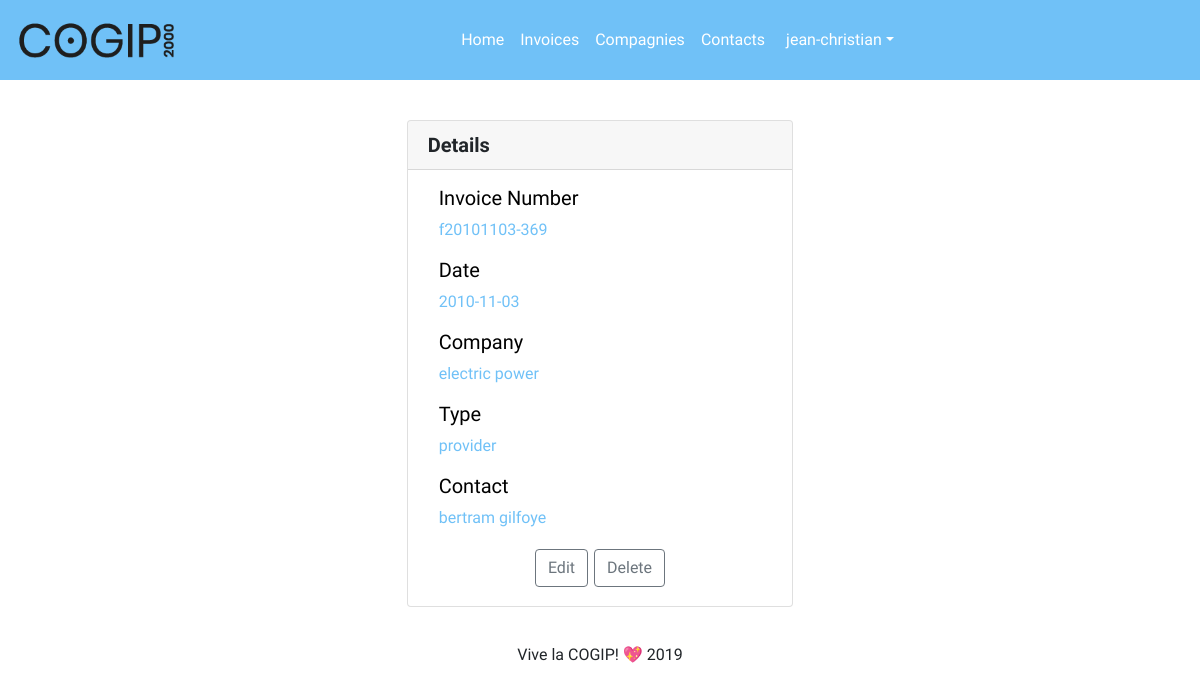
The app's page /?page=invoices-details&id=12 (signed in), older data.
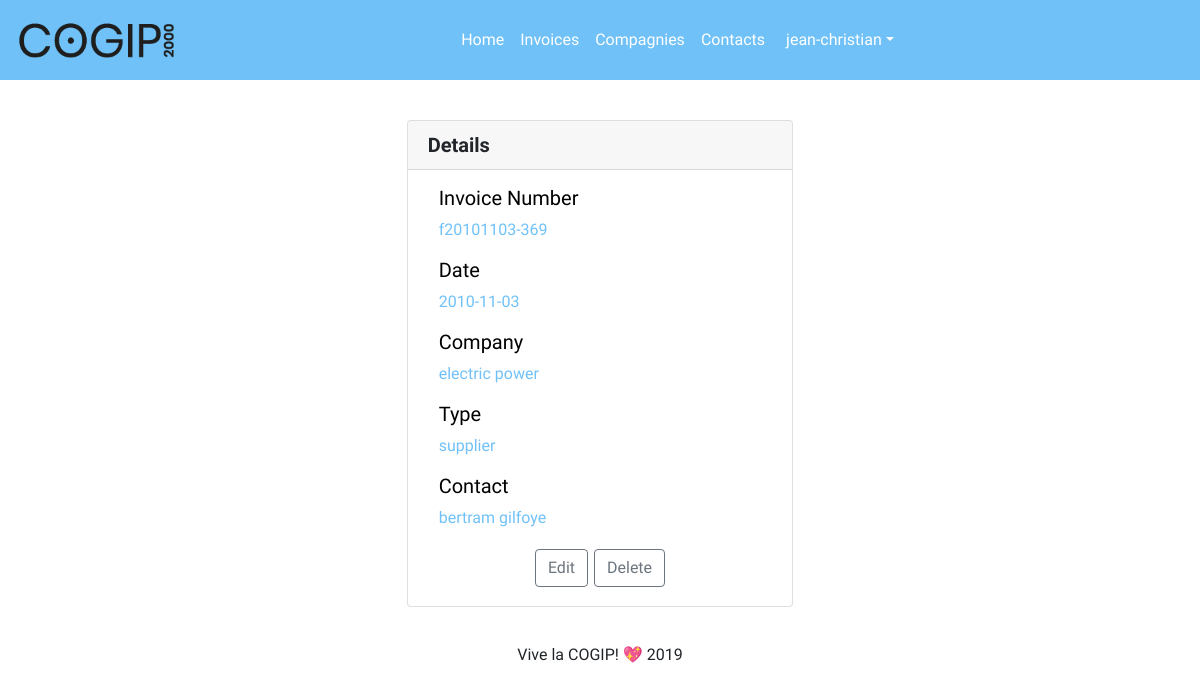
The same page, newer data.
### tables this page shows
CREATE TABLE `invoices` (
  `ID` int(11) NOT NULL,
  `number` varchar(255) NOT NULL,
  `date` timestamp NOT NULL DEFAULT current_timestamp(),
  `company` int(11) NOT NULL,
  `company_type` int(11) NOT NULL,
  `contact` int(11) NOT NULL
);

CREATE TABLE `type` (
  `ID` int(11) NOT NULL,
  `company_type` varchar(100) NOT NULL
);

CREATE TABLE `company` (
  `ID` int(11) NOT NULL,
  `company_name` varchar(200) NOT NULL,
  `VAT` varchar(255) NOT NULL,
  `country` varchar(255) NOT NULL,
  `type_id` int(11) NOT NULL
);

### controller/invoices-details-ctrl.php (called while the page is built, shortened)
<?php
$id = $_GET['id'];
$invoice = get_invoice_by_id($id);
require 'view/invoices-details-view.php';
?>

### index.php (called while the page is built, shortened)
<?php
require 'view/component/header-component.php';
routing();
require 'view/component/footer-component.php';
?>

### model/GLOBfunction.php (called while the page is built, shortened)
<?php
function get_invoice_by_id ($id) {
   global $pdo;
   $param = [
      'id' => $id
   ];
   $sql = <<<SQL
   SELECT
   	invoices.id AS invoice_id,
      invoices.number,
      invoices.date,
      invoices.company,
      company.company_name,
      invoices.company_type,
      type.id AS type_id,
      type.company_type,
      invoices.contact,
      concat(contacts.first_name, ' ', contacts.last_name) AS contacts_full_name
   FROM invoices
   JOIN company
      ON invoices.company = company.id
   JOIN type
   	ON invoices.company_type = type.id
   JOIN contacts
   	ON invoices.contact = contacts.id
   WHERE invoices.id = :id
SQL;
   $stmt = $pdo->prepare($sql);
   $stmt->execute($param);
   $data = $stmt->fetch();
   return $data;
}
?>

### view/invoices-details-view.php (the view)
<div class="globalelement row justify-content-center">
    <div class="card col-md-4">
        <h5 class="row card-header">
        <strong class="invoices">Details</strong>
        </h5>
        <form class="invoices" style="color: rgb(112, 193, 247) ;" action="" method="post" name="invoices">
            <div class="row">
                <div class="col-md-8">
                    <h5 style="color:black" name="invoices_number" id="invoices_number">Invoice Number</h5>
                    <p><?=$invoice['number']?></p>
                </div>
                <div class="col-md-8">
                    <h5 style="color:black" name="date">Date</h5>
                    <p><?=date('Y-m-d', strtotime($invoice['date']))?></p>
                </div>
                <div class="col-md-8">
                    <h5 style="color:black" name="company">Company</h5>
                    <p><?=$invoice['company_name']?></p>
                </div>
                <div class="col-md-8">
                    <h5 style="color:black" name="company">Type</h5>
                    <p><?=$invoice['company_type']?></p>
                </div>
                <div class="col-md-8">
                    <h5 style="color:black" name="company">Contact</h5>
                    <p><?=$invoice['contacts_full_name']?></p>
                </div>
            </div>
            <?php if ($_SESSION['rights'] === 'god') :?>
            <div class="row justify-content-center">
                <a href="?page=invoices-edit&id=<?=$id?>" class="form btn btn-rounded btn-outline-secondary" style="margin: 3px" >Edit</a>
                <a href="?page=invoices-delete&id=<?=$id?>" class="form btn btn-rounded btn-outline-secondary" style="margin: 3px" >Delete</a>
            </div>
            <?php endif ?>
        </form>
    </div>
</div>

Row changes from the older to the newer data that the page shows:
changed through a linked row, invoices "electric power": company_type.company_type "provider" → "supplier"
